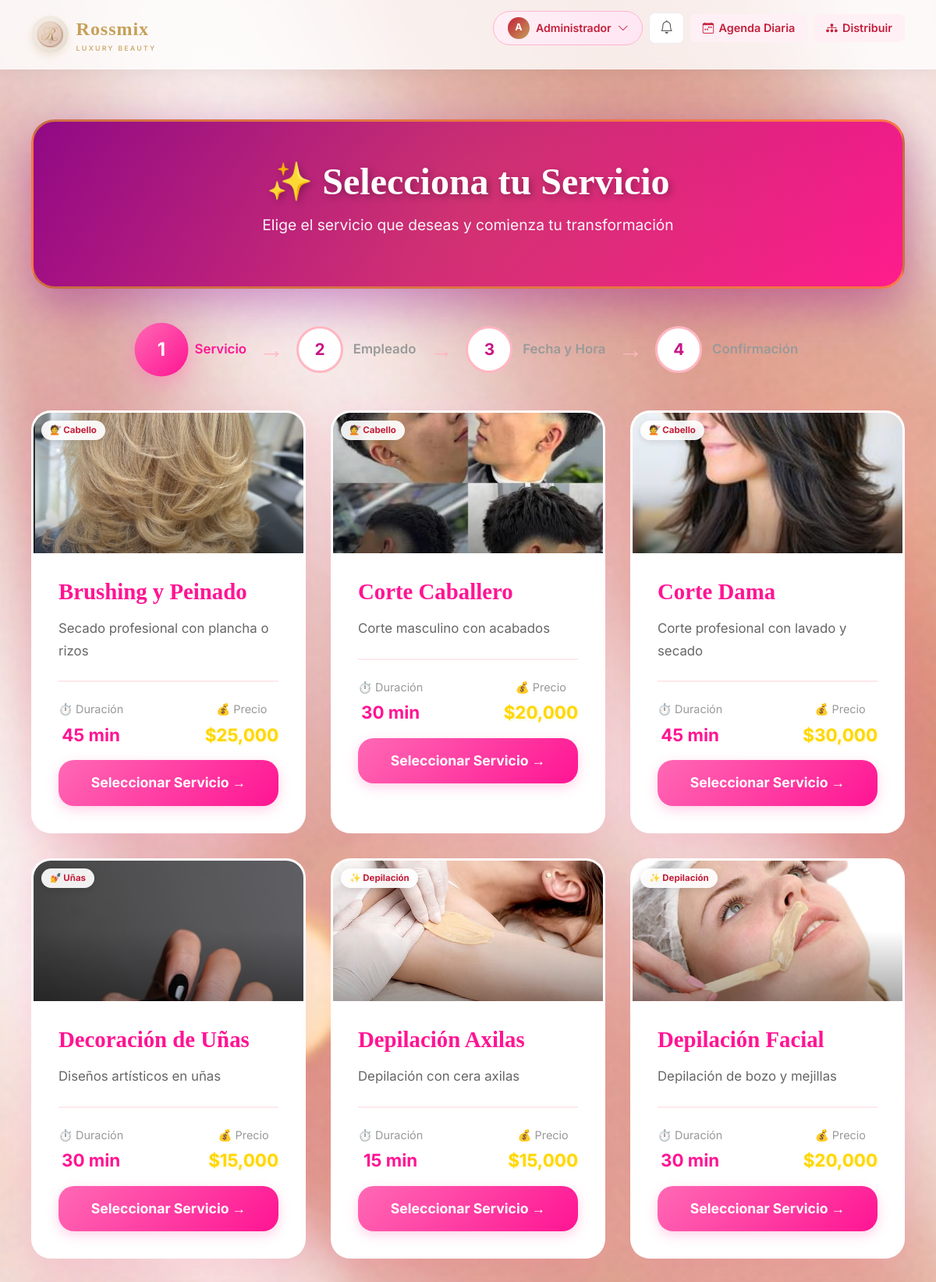
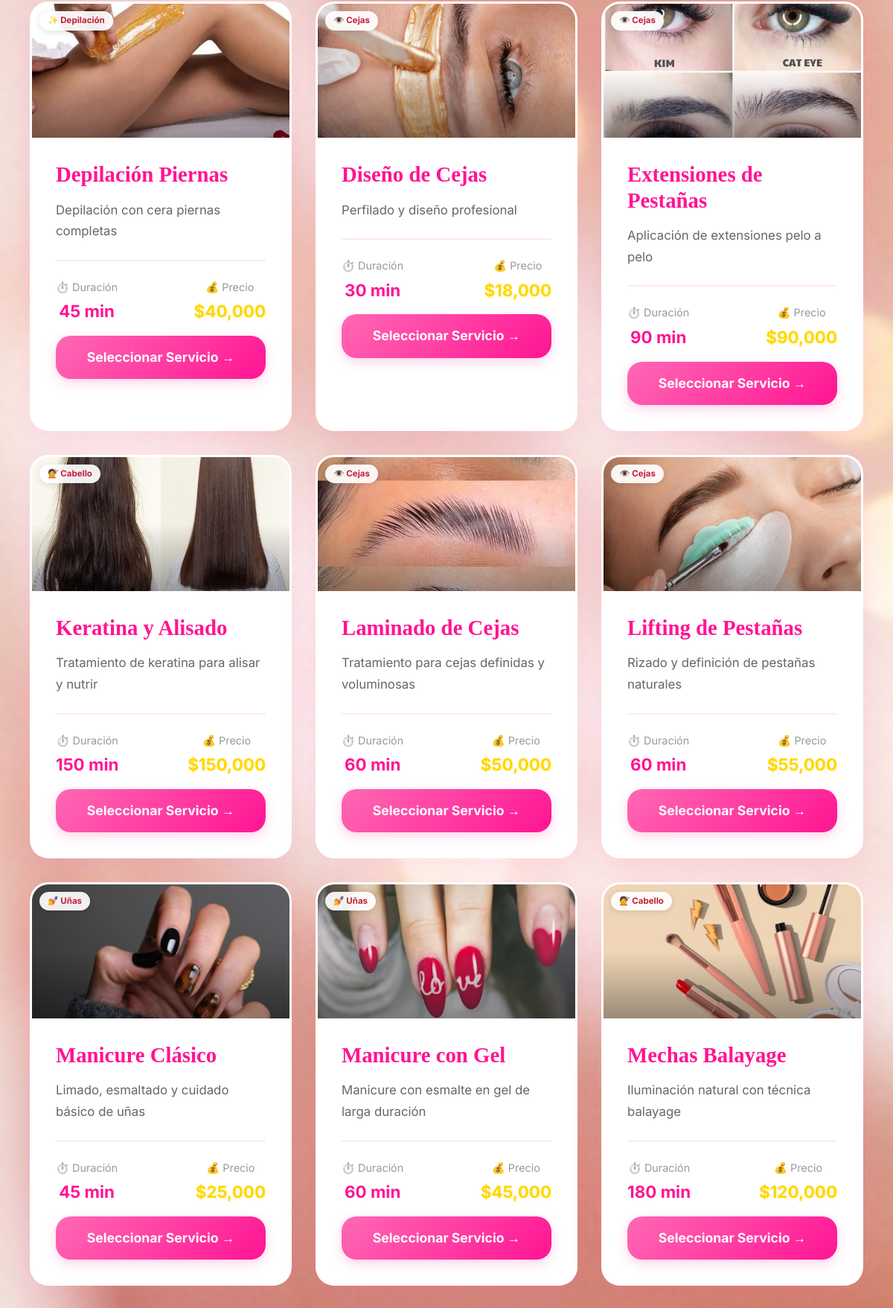
Page /citas/agendar/paso1 (signed in, upper part) on the committed database (2 pictures, top to bottom).
### app/models/servicio.py (models this page shows, shortened)
class Servicio(db.Model):
    __tablename__ = 'servicios'
    id_servicio = db.Column(db.Integer, primary_key=True)
    nombre_servicio = db.Column(db.String(100), nullable=False)
    descripcion = db.Column(db.Text)
    precio_total = db.Column(db.Numeric(10, 2), nullable=False)
    duracion_minutos = db.Column(db.Integer, nullable=False)
    activo = db.Column(db.Boolean, default=True)
    citas = db.relationship('Cita', backref='servicio', lazy=True)
    empleados = db.relationship('Empleado', secondary='empleado_servicios', backref='servicios')

### app/views/citas.py (the view)
@citas_bp.route('/citas/agendar/paso1')
def agendar_paso1():
    if 'usuario_id' not in session:
        flash('Debes iniciar sesión para agendar una cita', 'error')
        return redirect(url_for('auth.login'))
    servicios = Servicio.query.filter_by(activo=True).order_by(Servicio.nombre_servicio).all()
    return render_template('citas/paso1_servicio.html', servicios=servicios)

### app/templates/citas/paso1_servicio.html (shortened to what this page needs)
{% extends 'base.html' %}
{% block content %}
<div class="citas-hero">
    <h1>✨ Selecciona tu Servicio</h1>
    <p>Elige el servicio que deseas y comienza tu transformación</p>
</div>
<div class="steps-indicator">
    <div class="step-item step-active">
        <div class="step-circle">1</div>
        <div class="step-label">Servicio</div>
    </div>
    <div class="step-arrow">→</div>
    <div class="step-item step-inactive">
        <div class="step-circle">2</div>
        <div class="step-label">Empleado</div>
    </div>
    <div class="step-arrow">→</div>
    <div class="step-item step-inactive">
        <div class="step-circle">3</div>
        <div class="step-label">Fecha y Hora</div>
    </div>
    <div class="step-arrow">→</div>
    <div class="step-item step-inactive">
        <div class="step-circle">4</div>
        <div class="step-label">Confirmación</div>
    </div>
</div>
<div class="services-grid">
    {% for servicio in servicios %}
    <a href="{{ url_for('agendar_paso2', id_servicio=servicio.id_servicio) }}" class="service-card">
        <div class="service-header">
            <div class="category-badge">
                {% if 'Uña' in servicio.nombre_servicio or 'Manicure' in servicio.nombre_servicio or 'Pedicure' in servicio.nombre_servicio %}💅 Uñas
                {% elif 'Corte' in servicio.nombre_servicio or 'Tinte' in servicio.nombre_servicio or 'Mecha' in servicio.nombre_servicio or 'Keratina' in servicio.nombre_servicio or 'Brushing' in servicio.nombre_servicio %}💇 Cabello
                {% elif 'Ceja' in servicio.nombre_servicio or 'Pestaña' in servicio.nombre_servicio %}👁️ Cejas
                {% elif 'Depilación' in servicio.nombre_servicio %}✨ Depilación
                {% elif 'Facial' in servicio.nombre_servicio or 'Limpieza' in servicio.nombre_servicio %}🌿 Facial
                {% else %}💖 Beauty
                {% endif %}
            </div>
        </div>
        <div class="service-icon">
            {% set n = servicio.nombre_servicio %}
            {% if 'Manicure Clásico' in n %}
                <img src="{{ url_for('static', filename='images/servicios/manicure_clasico.jpg') }}" alt="{{ n }}" onerror="this.parentElement.style.background='linear-gradient(135deg,#ffe5f3,#ffc8e3)'">
            {% elif 'Gel' in n and ('Manicure' in n or 'Uña' in n) %}
                <img src="{{ url_for('static', filename='images/servicios/manicure_gel.jpg') }}" alt="{{ n }}" onerror="this.parentElement.style.background='linear-gradient(135deg,#f5e5ff,#e8d0ff)'">
            {% elif 'Pedicure' in n %}
                <img src="{{ url_for('static', filename='images/servicios/pedicure_spa.jpg') }}" alt="{{ n }}" onerror="this.parentElement.style.background='linear-gradient(135deg,#d4f0ff,#b8e3ff)'">
            {% elif 'Acrílica' in n or 'Acrilica' in n %}
                <img src="{{ url_for('static', filename='images/servicios/unas_acrilicas.jpg') }}" alt="{{ n }}" onerror="this.parentElement.style.background='linear-gradient(135deg,#ffe8cc,#ffd4a3)'">
            {% elif 'Decoración' in n %}
                <img src="{{ url_for('static', filename='images/servicios/decoracion_unas.jpg') }}" alt="{{ n }}" onerror="this.parentElement.style.background='linear-gradient(135deg,#ffe5f3,#ffc8e3)'">
            {% elif 'Corte Dama' in n %}
                <img src="{{ url_for('static', filename='images/servicios/corte_dama.jpg') }}" alt="{{ n }}" onerror="this.parentElement.style.background='linear-gradient(135deg,#dcfce7,#bbf7d0)'">
            {% elif 'Corte Caballero' in n %}
                <img src="{{ url_for('static', filename='images/servicios/corte_caballero.jpg') }}" alt="{{ n }}" onerror="this.parentElement.style.background='linear-gradient(135deg,#dbeafe,#bfdbfe)'">
            {% elif 'Tinte' in n %}
                <img src="{{ url_for('static', filename='images/servicios/tinte_completo.jpg') }}" alt="{{ n }}" onerror="this.parentElement.style.background='linear-gradient(135deg,#fef3c7,#fde68a)'">
            {% elif 'Balayage' in n or 'Mecha' in n %}
                <img src="{{ url_for('static', filename='images/servicios/mechas_balayage.jpg') }}" alt="{{ n }}" onerror="this.parentElement.style.background='linear-gradient(135deg,#ffe5f3,#ffc8e3)'">
            {% elif 'Keratina' in n or 'Alisado' in n %}
                <img src="{{ url_for('static', filename='images/servicios/keratina_alisado.jpg') }}" alt="{{ n }}" onerror="this.parentElement.style.background='linear-gradient(135deg,#f5e5ff,#e8d0ff)'">
            {% elif 'Brushing' in n or 'Peinado' in n %}
                <img src="{{ url_for('static', filename='images/servicios/brushing_peinado.jpg') }}" alt="{{ n }}" onerror="this.parentElement.style.background='linear-gradient(135deg,#d4f0ff,#b8e3ff)'">
            {% elif 'Pierna' in n %}
                <img src="{{ url_for('static', filename='images/servicios/depilacion_piernas.jpg') }}" alt="{{ n }}" onerror="this.parentElement.style.background='linear-gradient(135deg,#dcfce7,#bbf7d0)'">
            {% elif 'Axila' in n %}
                <img src="{{ url_for('static', filename='images/servicios/depilacion_axilas.jpg') }}" alt="{{ n }}" onerror="this.parentElement.style.background='linear-gradient(135deg,#ffe8cc,#ffd4a3)'">
            {% elif 'Facial' in n and 'Depilación' in n %}
                <img src="{{ url_for('static', filename='images/servicios/depilacion_facial.jpg') }}" alt="{{ n }}" onerror="this.parentElement.style.background='linear-gradient(135deg,#fef3c7,#fde68a)'">
            {% elif 'Diseño' in n and 'Ceja' in n %}
                <img src="{{ url_for('static', filename='images/servicios/diseno_cejas.jpg') }}" alt="{{ n }}" onerror="this.parentElement.style.background='linear-gradient(135deg,#dbeafe,#bfdbfe)'">
            {% elif 'Laminado' in n %}
                <img src="{{ url_for('static', filename='images/servicios/laminado_cejas.jpg') }}" alt="{{ n }}" onerror="this.parentElement.style.background='linear-gradient(135deg,#ffe5f3,#ffc8e3)'">
            {% elif 'Extensión' in n or 'Extension' in n %}
                <img src="{{ url_for('static', filename='images/servicios/extensiones_pestanas.jpg') }}" alt="{{ n }}" onerror="this.parentElement.style.background='linear-gradient(135deg,#f5e5ff,#e8d0ff)'">
            {% elif 'Lifting' in n %}
                <img src="{{ url_for('static', filename='images/servicios/lifting_pestanas.jpg') }}" alt="{{ n }}" onerror="this.parentElement.style.background='linear-gradient(135deg,#d4f0ff,#b8e3ff)'">
            {% elif 'Limpieza' in n or ('Facial' in n and 'Limpieza' in n) %}
                <img src="{{ url_for('static', filename='images/servicios/limpieza_facial.jpg') }}" alt="{{ n }}" onerror="this.parentElement.style.background='linear-gradient(135deg,#dcfce7,#bbf7d0)'">
            {% else %}
                <img src="{{ url_for('static', filename='images/nails/manicure_clasico.jpg') }}" alt="{{ n }}" onerror="this.parentElement.style.background='linear-gradient(135deg,#ffe5f3,#ffc8e3)'">
            {% endif %}
            <div class="service-icon-overlay"></div>
        </div>
        <div class="service-body">
            <h3 class="service-title">{{ servicio.nombre_servicio }}</h3>
            <p class="service-description">
                {{ servicio.descripcion if servicio.descripcion else 'Servicio profesional de alta calidad con productos premium' }}
            </p>
            <div class="service-details">
                <div class="detail-item">
                    <div class="detail-label">⏱️ Duración</div>
                    <div class="detail-value">{{ servicio.duracion_minutos }} min</div>
                </div>
                <div class="detail-item">
                    <div class="detail-label">💰 Precio</div>
                    <div class="detail-value price">${{ '{:,.0f}'.format(servicio.precio_total) }}</div>
                </div>
            </div>
            <button class="btn-select">Seleccionar Servicio →</button>
        </div>
    </a>
    {% else %}
    <div class="services-empty">
        <h2>No hay servicios disponibles</h2>
        <p>El catálogo está temporalmente vacío. Intenta nuevamente más tarde.</p>
    </div>
    {% endfor %}
</div>
{% endblock %}

### rows in the picture
Servicio: shows "💇 Cabello", nombre_servicio "Brushing y Peinado", descripcion "Secado profesional con plancha o rizos", duracion_minutos "45", precio_total "25,000"
Servicio: shows "💇 Cabello", nombre_servicio "Corte Caballero", descripcion "Corte masculino con acabados", duracion_minutos "30", precio_total "20,000"
Servicio: shows "💇 Cabello", nombre_servicio "Corte Dama", descripcion "Corte profesional con lavado y secado", duracion_minutos "45", precio_total "30,000"
Servicio: shows "💅 Uñas", nombre_servicio "Decoración de Uñas", descripcion "Diseños artísticos en uñas", duracion_minutos "30", precio_total "15,000"
Servicio: shows "✨ Depilación", nombre_servicio "Depilación Axilas", descripcion "Depilación con cera axilas", duracion_minutos "15", precio_total "15,000"
Servicio: shows "✨ Depilación", nombre_servicio "Depilación Facial", descripcion "Depilación de bozo y mejillas", duracion_minutos "30", precio_total "20,000"
Servicio: shows "✨ Depilación", nombre_servicio "Depilación Piernas", descripcion "Depilación con cera piernas completas", duracion_minutos "45", precio_total "40,000"
Servicio: shows "👁️ Cejas", nombre_servicio "Diseño de Cejas", descripcion "Perfilado y diseño profesional", duracion_minutos "30", precio_total "18,000"
Servicio: shows "👁️ Cejas", nombre_servicio "Extensiones de Pestañas", descripcion "Aplicación de extensiones pelo a pelo", duracion_minutos "90", precio_total "90,000"
Servicio: shows "💇 Cabello", nombre_servicio "Keratina y Alisado", descripcion "Tratamiento de keratina para alisar y nutrir", duracion_minutos "150", precio_total "150,000"
Servicio: shows "👁️ Cejas", nombre_servicio "Laminado de Cejas", descripcion "Tratamiento para cejas definidas y voluminosas", duracion_minutos "60", precio_total "50,000"
Servicio: shows "👁️ Cejas", nombre_servicio "Lifting de Pestañas", descripcion "Rizado y definición de pestañas naturales", duracion_minutos "60", precio_total "55,000"
Servicio: shows "💅 Uñas", nombre_servicio "Manicure Clásico", descripcion "Limado, esmaltado y cuidado básico de uñas", duracion_minutos "45", precio_total "25,000"
Servicio: shows "💅 Uñas", nombre_servicio "Manicure con Gel", descripcion "Manicure con esmalte en gel de larga duración", duracion_minutos "60", precio_total "45,000"
Servicio: shows "💇 Cabello", nombre_servicio "Mechas Balayage", descripcion "Iluminación natural con técnica balayage", duracion_minutos "180", precio_total "120,000"

### other values in the picture
{{ session.nombre[0]|upper }} "A"
{{ session.nombre|title }} "Administrador"
